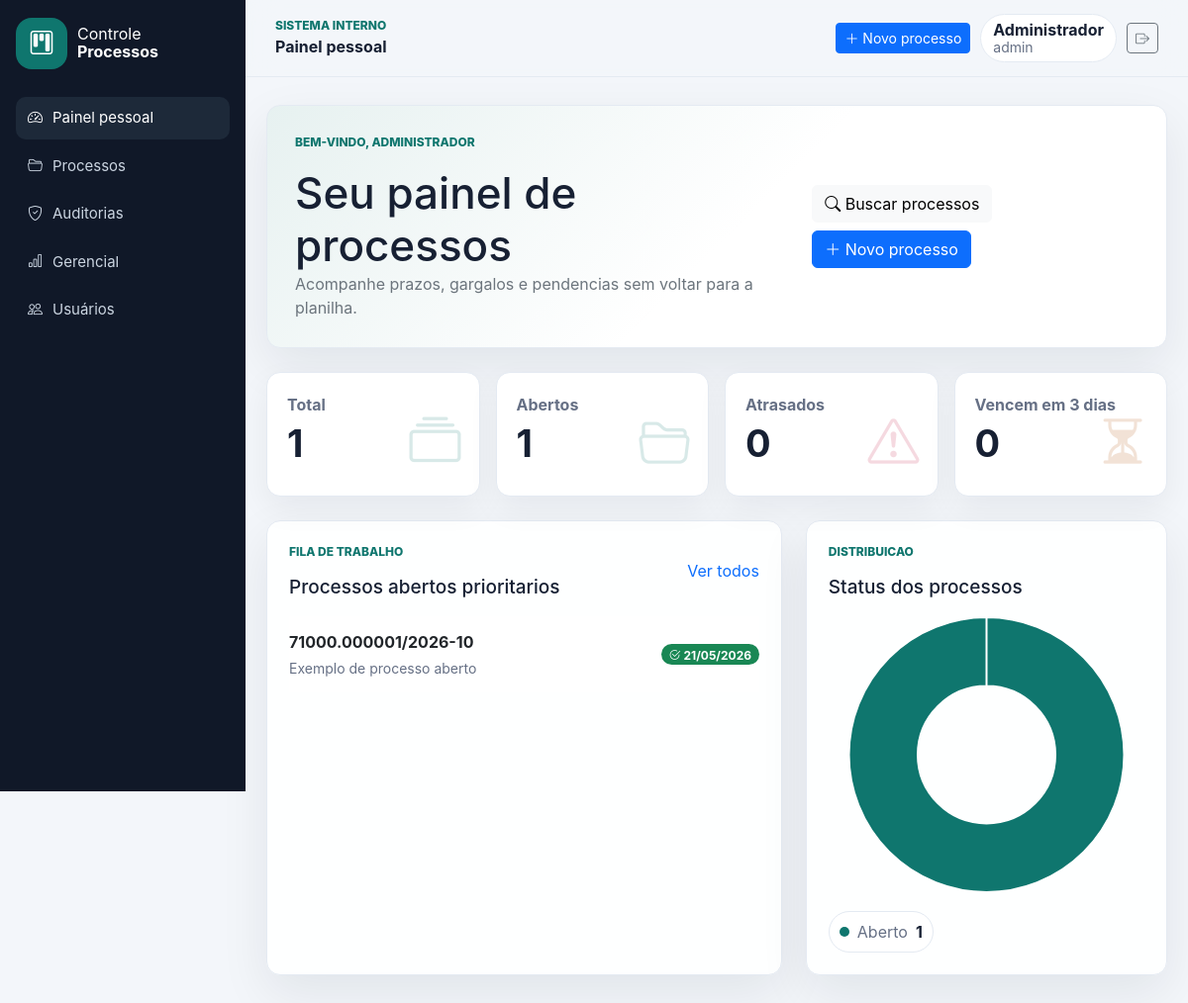
/dashboard.php (signed in), run on the app's committed database.
### tables this page shows
CREATE TABLE users (
    id INT UNSIGNED AUTO_INCREMENT PRIMARY KEY,
    name VARCHAR(120) NOT NULL,
    email VARCHAR(160) NOT NULL UNIQUE,
    password_hash VARCHAR(255) NOT NULL,
    role ENUM('servidor', 'coordenador', 'admin') NOT NULL DEFAULT 'servidor',
    active TINYINT(1) NOT NULL DEFAULT 1,
    audit_access TINYINT(1) NOT NULL DEFAULT 0,
    audit_only TINYINT(1) NOT NULL DEFAULT 0,
    created_at TIMESTAMP NOT NULL DEFAULT CURRENT_TIMESTAMP
);

CREATE TABLE processes (
    id INT UNSIGNED AUTO_INCREMENT PRIMARY KEY,
    process_number VARCHAR(80) NOT NULL UNIQUE,
    updated_at DATE NULL,
    response_owner VARCHAR(120) NULL,
    deadline_days INT NULL,
    deadline_type ENUM('data', 'tempo_habil') NOT NULL DEFAULT 'data',
    general_description TEXT NULL,
    detailed_description TEXT NULL,
    notes TEXT NULL,
    requesting_agency VARCHAR(160) NULL,
    gab_signature_date DATE NULL,
    internal_deadline_gab DATE NULL,
    adjusted_internal_deadline DATE NULL,
    external_deadline_mds DATE NULL,
    review_owner VARCHAR(120) NULL,
    response_status ENUM('A iniciar', 'Em andamento', 'Concluido', 'N/A') NOT NULL DEFAULT 'A iniciar',
    andrea_review_status ENUM('A iniciar', 'Em andamento', 'Concluido', 'N/A') NOT NULL DEFAULT 'N/A',
    signed_status ENUM('A iniciar', 'Em andamento', 'Concluido', 'N/A') NOT NULL DEFAULT 'N/A',
    sent_gab_status ENUM('A iniciar', 'Em andamento', 'Concluido', 'N/A') NOT NULL DEFAULT 'N/A',
    gab_sent_date DATE NULL,
    status ENUM('Aberto', 'Arquivado (concluido)', 'Arquivar') NOT NULL DEFAULT 'Aberto',
    internal_block VARCHAR(120) NULL,
    created_by INT UNSIGNED NOT NULL,
    created_at TIMESTAMP NOT NULL DEFAULT CURRENT_TIMESTAMP,
    updated_record_at TIMESTAMP NOT NULL DEFAULT CURRENT_TIMESTAMP ON UPDATE CURRENT_TIMESTAMP,
    INDEX idx_process_deadlines (external_deadline_mds, adjusted_internal_deadline, internal_deadline_gab),
    INDEX idx_process_status (status, response_status, andrea_review_status, signed_status, sent_gab_status),
    INDEX idx_process_owner (response_owner),
    CONSTRAINT fk_processes_user FOREIGN KEY (created_by) REFERENCES users(id)
);

### public/dashboard.php (the view, shortened to what the rows shown need)
<?php
require __DIR__ . '/../app/bootstrap.php';
require __DIR__ . '/../views/components.php';
$user = require_process_access();
$filters = ['q' => '', 'status' => 'Aberto', 'owner' => '', 'deadline' => ''];
$processes = (new ProcessRepository())->search($filters, $user, 8, 0);
require __DIR__ . '/../views/header.php';
require __DIR__ . '/../views/nav.php';
?>
<main class="content-shell">
    <section class="hero-panel">
        <div>
            <p class="section-kicker">Bem-vindo, <?= e($user['name']) ?></p>
            <h1>Seu painel de processos</h1>
            <p class="text-secondary mb-0">Acompanhe prazos, gargalos e pendencias sem voltar para a planilha.</p>
        </div>
    </section>
    <section class="row g-4">
        <div class="col-lg-7">
            <div class="app-card h-100">
                <div class="card-head">
                    <div>
                        <h2>Processos abertos prioritarios</h2>
                    </div>
                </div>
                <div class="list-group list-group-flush">
                    <?php foreach ($processes as $process): ?>
                        <a class="list-group-item process-row" href="<?= url('process_detail.php?id=' . (int) $process['id']) ?>">
                            <div>
                                <strong><?= e($process['process_number']) ?></strong>
                                <small><?= e($process['general_description']) ?></small>
                            </div>
                            <?= deadline_badge($process) ?>
                        </a>
                    <?php endforeach; ?>
                </div>
            </div>
        </div>
        <div class="col-lg-5">
            <div class="app-card h-100">
                <div class="card-head">
                    <div>
                        <h2>Status dos processos</h2>
                    </div>
                </div>
            </div>
        </div>
    </section>
</main>
<?php require __DIR__ . '/../views/app_end.php'; ?>
<?php require __DIR__ . '/../views/footer.php'; ?>

### views/nav.php (shortened to what the rows shown need)
<?php $navUser = current_user(); ?>
<div class="app-main">
    <header class="app-topbar">
        <div class="topbar-actions">
            <div class="user-chip">
                <span><?= e($navUser['name'] ?? '') ?></span>
                <small><?= e($navUser['role'] ?? '') ?></small>
            </div>
        </div>
    </header>

### views/components.php (shortened to what the rows shown need)
<?php
function deadline_badge(array $process): string
{
    $deadline = $process['external_deadline_mds'] ?: ($process['adjusted_internal_deadline'] ?: $process['internal_deadline_gab']);
    $today = strtotime(date('Y-m-d'));
    $time = strtotime($deadline);
    $diff = (int) floor(($time - $today) / 86400);
    return '<span class="badge rounded-pill text-bg-success"><i class="bi bi-check2-circle"></i> ' . e(format_date($deadline)) . '</span>';
}
    ?>

### data on the page
users: name "Administrador", role "admin", name "ADMINISTRADOR"
processes: process_number "71000.000001/2026-10", general_description "Exemplo de processo aberto", external_deadline_mds "21/05/2026"

### other printed values
$pageTitle "Painel pessoal"
$metrics['total'] "1"
$metrics['open'] "1"
$metrics['late'] "0"
$metrics['due_soon'] "0"
